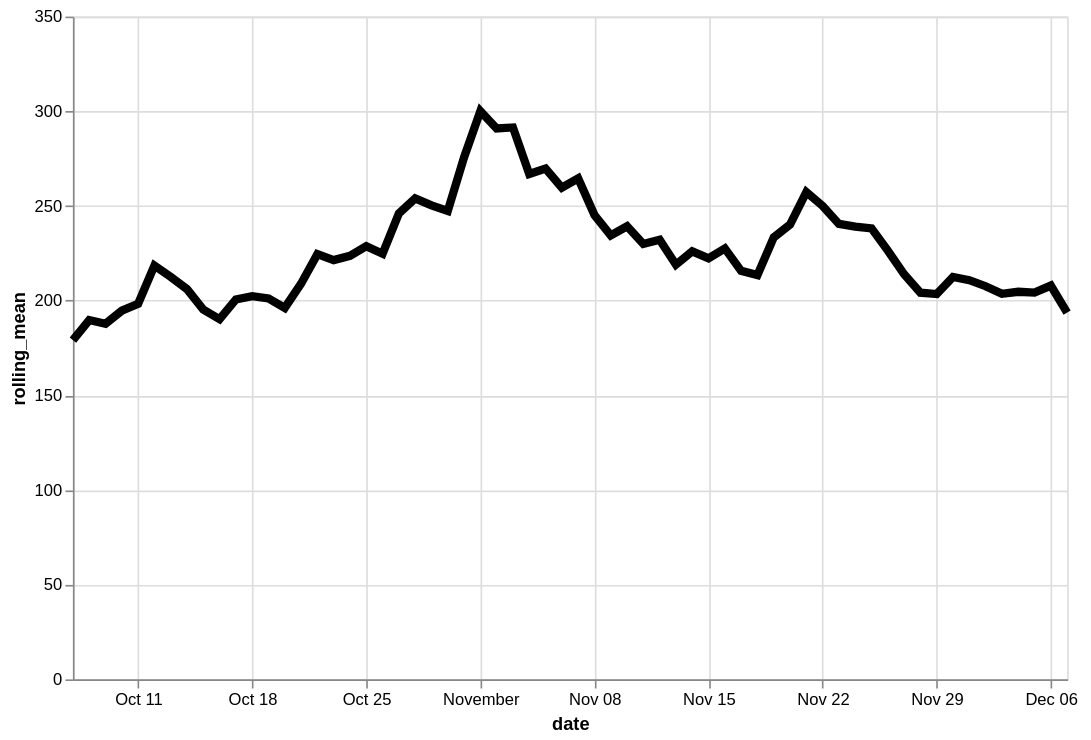

Vega-Lite specification stored for this chart:
### Vega-Lite specification from a JSON file in a GitHub repository (floating-point values rounded to 4 significant figures)
{"config": {"view": {"continuousWidth": 400, "continuousHeight": 300}}, "data": {"name": "data-71e8641ebb79e349a0ee3fca34ae9716"}, "mark": {"type": "line", "color": "black", "size": 5}, "encoding": {"x": {"type": "temporal", "field": "date"}, "y": {"type": "quantitative", "field": "rolling_mean"}}, "height": 400, "transform": [{"window": [{"op": "mean", "field": "log_price", "as": "rolling_mean"}], "frame": [-4, 3]}], "width": 600, "$schema": "https://vega.github.io/schema/vega-lite/v4.8.1.json", "datasets": {"data-71e8641ebb79e349a0ee3fca34ae9716": [{"date": "2020-10-07", "log_price": 45.5}, {"date": "2020-10-08", "log_price": 212.1}, {"date": "2020-10-09", "log_price": 208.1}, {"date": "2020-10-10", "log_price": 250.7}, {"date": "2020-10-11", "log_price": 232.3}, {"date": "2020-10-12", "log_price": 177.7}, {"date": "2020-10-13", "log_price": 236.4}, {"date": "2020-10-14", "log_price": 223.4}, {"date": "2020-10-15", "log_price": 207.1}, {"date": "2020-10-16", "log_price": 164.3}, {"date": "2020-10-17", "log_price": 156.7}, {"date": "2020-10-18", "log_price": 163.7}, {"date": "2020-10-19", "log_price": 192.0}, {"date": "2020-10-20", "log_price": 261.4}, {"date": "2020-10-21", "log_price": 250.2}, {"date": "2020-10-22", "log_price": 213.7}, {"date": "2020-10-23", "log_price": 167.4}, {"date": "2020-10-24", "log_price": 266.6}, {"date": "2020-10-25", "log_price": 281.3}, {"date": "2020-10-26", "log_price": 138.9}, {"date": "2020-10-27", "log_price": 210.1}, {"date": "2020-10-28", "log_price": 301.6}, {"date": "2020-10-29", "log_price": 218.7}, {"date": "2020-10-30", "log_price": 384.2}, {"date": "2020-10-31", "log_price": 230.6}, {"date": "2020-11-01", "log_price": 237.0}, {"date": "2020-11-02", "log_price": 257.9}, {"date": "2020-11-03", "log_price": 365.4}, {"date": "2020-11-04", "log_price": 405.2}, {"date": "2020-11-05", "log_price": 228.1}, {"date": "2020-11-06", "log_price": 223.1}, {"date": "2020-11-07", "log_price": 187.6}, {"date": "2020-11-08", "log_price": 253.5}, {"date": "2020-11-09", "log_price": 156.5}, {"date": "2020-11-10", "log_price": 297.0}, {"date": "2020-11-11", "log_price": 210.7}, {"date": "2020-11-12", "log_price": 319.3}, {"date": "2020-11-13", "log_price": 266.2}, {"date": "2020-11-14", "log_price": 148.4}, {"date": "2020-11-15", "log_price": 205.4}, {"date": "2020-11-16", "log_price": 148.3}, {"date": "2020-11-17", "log_price": 212.9}, {"date": "2020-11-18", "log_price": 267.6}, {"date": "2020-11-19", "log_price": 252.4}, {"date": "2020-11-20", "log_price": 224.7}, {"date": "2020-11-21", "log_price": 248.1}, {"date": "2020-11-22", "log_price": 307.5}, {"date": "2020-11-23", "log_price": 260.0}, {"date": "2020-11-24", "log_price": 285.1}, {"date": "2020-11-25", "log_price": 154.7}, {"date": "2020-11-26", "log_price": 191.5}, {"date": "2020-11-27", "log_price": 241.2}, {"date": "2020-11-28", "log_price": 217.1}, {"date": "2020-11-29", "log_price": 154.0}, {"date": "2020-11-30", "log_price": 207.7}, {"date": "2020-12-01", "log_price": 182.2}, {"date": "2020-12-02", "log_price": 279.5}, {"date": "2020-12-03", "log_price": 227.1}, {"date": "2020-12-04", "log_price": 177.8}, {"date": "2020-12-05", "log_price": 215.5}, {"date": "2020-12-06", "log_price": 185.2}, {"date": "2020-12-07", "log_price": 162.5}]}}
